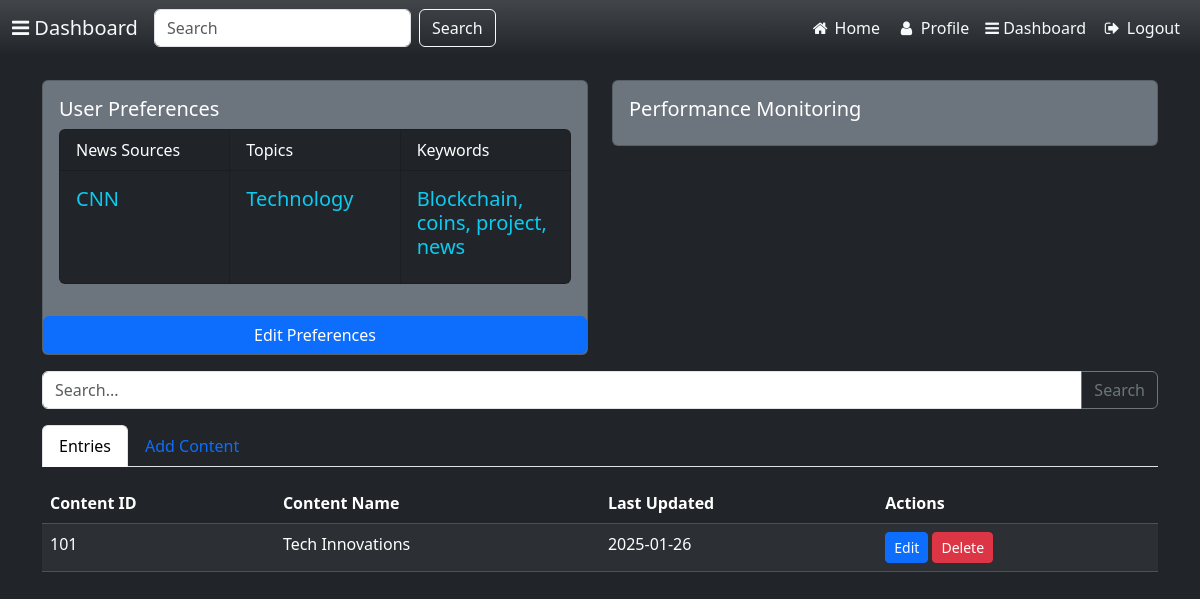
Page /accounts/dashboard/ (signed in) on the committed database.
### UserPreferenceApp/models.py (models this page shows, shortened)
class UserPreference(models.Model):
    user = models.OneToOneField(User, on_delete=models.CASCADE)
    sources = models.TextField(help_text="Comma-separated list of news source URLs..")
    topics = models.TextField(help_text="Comma-separated list of topics.")
    keywords = models.TextField(help_text="Comma-separated list of keywords.")

### accountsApp/views.py (the view)
# urls.py: path('dashboard/', views.dashboard, name='dashboard'),
def dashboard(request):
    if not request.user.is_authenticated:
        return redirect('home')
    else:
        try:
            dashboard_pref, pre_created = UserPreference.objects.get_or_create(user=request.user)
        except:
            dashboard_pref = None
            messages.info(request, "No Preferences Set")
        return render(request, 'dashboard.html', {'preferences': dashboard_pref})

### templates/dashboard.html (shortened to what this page needs)
{% extends "base.html" %}
{% load static %}
    {% block body %}
    <body class="bg-dark text-light">
        <div class="container mt-4">
            <div class="row">
                <div class="col-md-6 mb-3">
                    <div class="card bg-secondary text-white">
                        <div class="card-body">
                            <h5 class="card-title">User Preferences</h5>
                            <div class="card-group">
                                <div class="card text-white bg-dark mb-3">
                                    <div class="card-header">News Sources</div>
                                    <div class="card-body text-info">
                                        <h5 class="card-title">{{ preferences.sources }}</h5>
                                    </div>
                                </div>
                                <div class="card text-white bg-dark mb-3">
                                    <div class="card-header">Topics</div>
                                    <div class="card-body text-info">
                                        <h5 class="card-title">{{ preferences.topics }}</h5>
                                    </div>
                                </div>
                                <div class="card text-white bg-dark mb-3">
                                    <div class="card-header">Keywords</div>
                                    <div class="card-body text-info">
                                        <h5 class="card-title">{{ preferences.keywords }}</h5>
                                    </div>
                                </div>
                            </div>
                        </div>
                        <form action="{% url 'preferences' %}" method="POST" class="needs-validation">
                            <button type="submit" class="btn btn-primary w-100">Edit Preferences</button>
                        </form>
                    </div>
                </div>
                <div class="col-md-6 mb-3">
                    <div class="card bg-secondary text-white">
                        <div class="card-body">
                            <h5 class="card-title">Performance Monitoring</h5>
                        </div>
                    </div>
                </div>
            </div>
            <div class="row">
                <div class="col-12 mb-3">
                    <div class="input-group">
                        <input type="text" class="form-control" placeholder="Search..." aria-label="Search" aria-describedby="button-addon2">
                        <button class="btn btn-outline-secondary" type="button" id="button-addon2">Search</button>
                    </div>
                </div>
            </div>
            <div class="row">
                <div class="col-12">
                    <ul class="nav nav-tabs">
                        <li class="nav-item">
                            <a class="nav-link active" aria-current="page" href="#">Entries</a>
                        </li>
                        <li class="nav-item">
                            <a class="nav-link" href="#">Add Content</a>
                        </li>
                    </ul>
                    <table class="table table-dark table-striped mt-3">
                        <thead>
                            <tr>
                                <th scope="col">Content ID</th>
                                <th scope="col">Content Name</th>
                                <th scope="col">Last Updated</th>
                                <th scope="col">Actions</th>
                            </tr>
                        </thead>
                        <tbody>
                            <tr>
                                <td>101</td>
                                <td>Tech Innovations</td>
                                <td>2025-01-26</td>
                                <td>
                                    <button class="btn btn-primary btn-sm">Edit</button>
                                    <button class="btn btn-danger btn-sm">Delete</button>
                                </td>
                            </tr>
                        </tbody>
                    </table>
                </div>
            </div>
        </div>
    </body>
    {% endblock body %}

### rows in the picture
UserPreference: sources "CNN", topics "Technology", keywords "Blockchain, coins, project, news"
